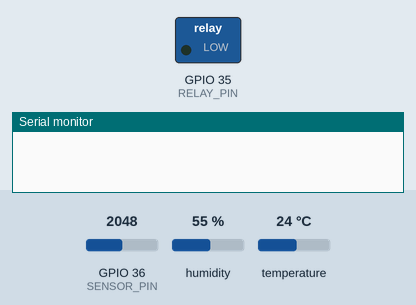
Bench run of a sketch on a simulated ESP32. On the bench: switched loads named in the sketch (green lamp = pin HIGH), the last lines printed to the serial monitor. The test bench sets the inputs (shaded band); at power-on: GPIO 36 (SENSOR_PIN) = 2048, humidity 55 %, temperature 24 °C. WiFi joins after 1.5 s; servers stay silent unless stated; no MQTT or app messages arrive unless stated.

Above: at 0.1 s.
At 2.1 s:
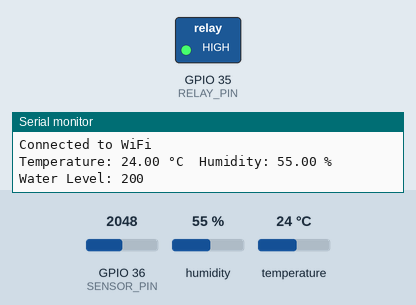
Timing chart, 0 to 3.6 s (numbered marks = the images above):
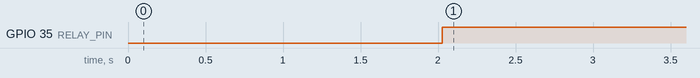

The sketch:

ESP_32.ino
```cpp
#include <WiFi.h>
#include <PubSubClient.h>
#include <Wire.h>
#include <DHT.h> // Change to DHT library instead of DHT11

// Initialize the DHT sensor
#define DHTPIN 26
#define DHTTYPE DHT11
DHT dht(DHTPIN, DHTTYPE);

#define SENSOR_PIN 36 // Analog pin connected to the water level sensor


// Relay pump
const int RELAY_PIN = 35;

const char* ssid = "ABDULAJEES";
const char* password = "Your Password";
const char* mqttServer = "broker.emqx.io"; // MQTT broker address
const int mqttPort = 1883; // MQTT broker port
const char* mqttUser = ""; // MQTT username (if required)
const char* mqttPassword = ""; // MQTT password (if required)

WiFiClient espClient;
PubSubClient client(espClient);

void setup() {
  Serial.begin(115200);
  WiFi.begin(ssid, password);

  pinMode(RELAY_PIN, OUTPUT);

  while (WiFi.status() != WL_CONNECTED) {
    delay(1000);
    Serial.println("Connecting to WiFi...");
  }

  Serial.println("Connected to WiFi");
  client.setServer(mqttServer, mqttPort);
  dht.begin(); // Initialize DHT sensor
}

void reconnect() {
  while (!client.connected()) {
    Serial.println("Attempting MQTT connection...");
    if (client.connect("ESP32Client", mqttUser, mqttPassword)) {
      Serial.println("Connected to MQTT broker");
    }
    else {
      Serial.print("Failed, rc=");
      Serial.print(client.state());
      Serial.println(" Retrying in 5 seconds...");
      delay(5000);
    }
  }
}

void loop() {
  // Read DHT11 sensor
  float temperature = dht.readTemperature();
  float humidity = dht.readHumidity();

  if (isnan(temperature) || isnan(humidity)) {
    Serial.println("Failed to read from DHT sensor!");
    return;
  }

  Serial.print("Temperature: ");
  Serial.print(temperature);
  Serial.print(" °C\tHumidity: ");
  Serial.print(humidity);
  Serial.println(" %");

  // Read water level
  int waterLevel = analogRead(SENSOR_PIN); // Read the analog value from the sensor
  // Map the analog range from 0-4095 to 0-100 (assuming 0 represents empty and 100 represents full)
  int mappedLevel = map(waterLevel, 0, 1023, 0, 100);
  Serial.print("Water Level: ");
  Serial.println(mappedLevel);


  // Control the pump based on water level
  if (mappedLevel <= 500) {
    digitalWrite(RELAY_PIN, HIGH); // Turn on pump
    delay(5000); // Run pump for 5 seconds
  } else {
    digitalWrite(RELAY_PIN, LOW); // Turn off pump
    delay(5000); // Wait for 5 seconds before checking again
  }

  // MQTT
  if (!client.connected()) {
    reconnect();
  }

  String data = String(temperature) + "," + String(humidity) + "," + String(mappedLevel);
  String topic = "Water"; // MQTT topic to publish to
  client.publish(topic.c_str(), data.c_str());

  Serial.println("Published to MQTT: " + data);
  delay(500); // Delay before next loop iteration
}
```

Measured:
- by itself, GPIO 35 (RELAY_PIN): LOW → HIGH at 2.0 s
